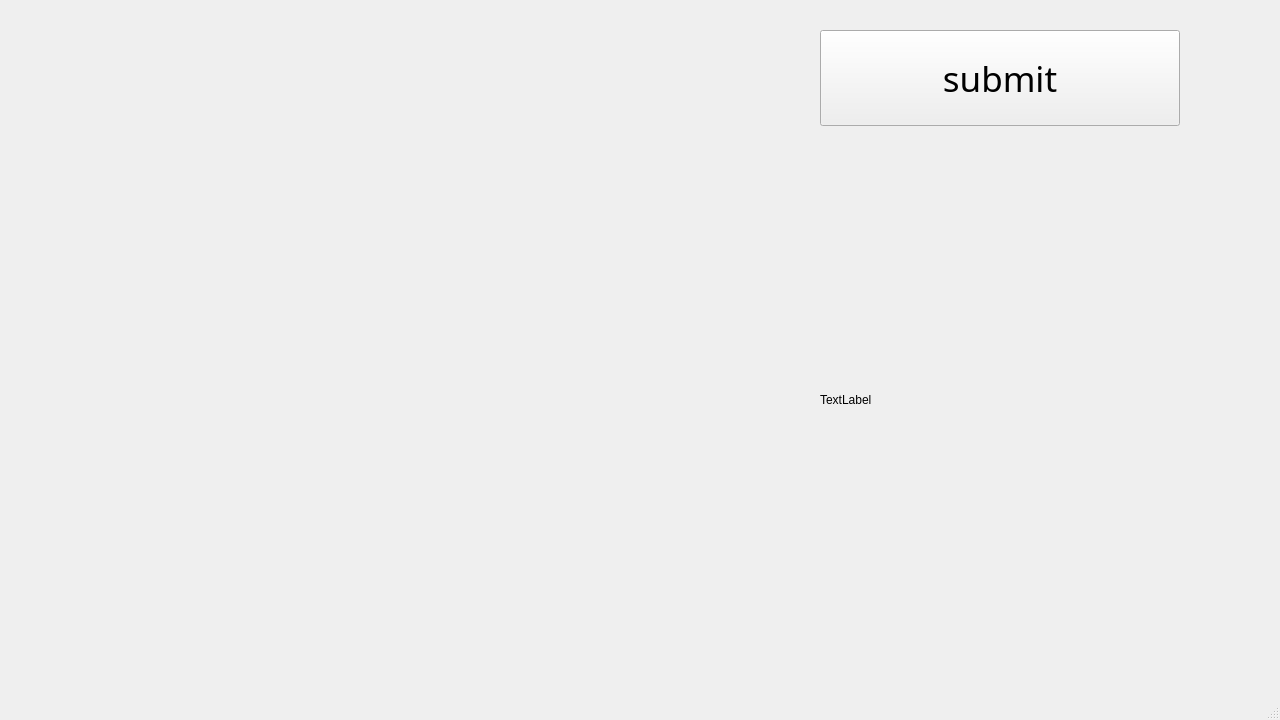
<?xml version="1.0" encoding="UTF-8"?>
<ui version="4.0">
 <class>MainWindow</class>
 <widget class="QMainWindow" name="MainWindow">
  <property name="geometry">
   <rect>
    <x>0</x>
    <y>0</y>
    <width>1280</width>
    <height>720</height>
   </rect>
  </property>
  <property name="windowTitle">
   <string>MainWindow</string>
  </property>
  <widget class="QWidget" name="centralwidget">
   <widget class="QPushButton" name="btn_submit">
    <property name="geometry">
     <rect>
      <x>820</x>
      <y>30</y>
      <width>360</width>
      <height>96</height>
     </rect>
    </property>
    <property name="font">
     <font>
      <family>微软雅黑</family>
      <pointsize>26</pointsize>
      <italic>false</italic>
      <bold>false</bold>
     </font>
    </property>
    <property name="styleSheet">
     <string notr="true">font: 26pt &quot;微软雅黑&quot;;</string>
    </property>
    <property name="text">
     <string>submit</string>
    </property>
   </widget>
   <widget class="QLabel" name="label">
    <property name="geometry">
     <rect>
      <x>820</x>
      <y>300</y>
      <width>360</width>
      <height>200</height>
     </rect>
    </property>
    <property name="styleSheet">
     <string notr="true">font: 26pt &quot;Microsoft YaHei UI&quot;;</string>
    </property>
    <property name="text">
     <string>TextLabel</string>
    </property>
   </widget>
  </widget>
  <widget class="QMenuBar" name="menubar">
   <property name="geometry">
    <rect>
     <x>0</x>
     <y>0</y>
     <width>1280</width>
     <height>17</height>
    </rect>
   </property>
  </widget>
  <widget class="QStatusBar" name="statusbar"/>
 </widget>
 <resources/>
 <connections/>
</ui>
